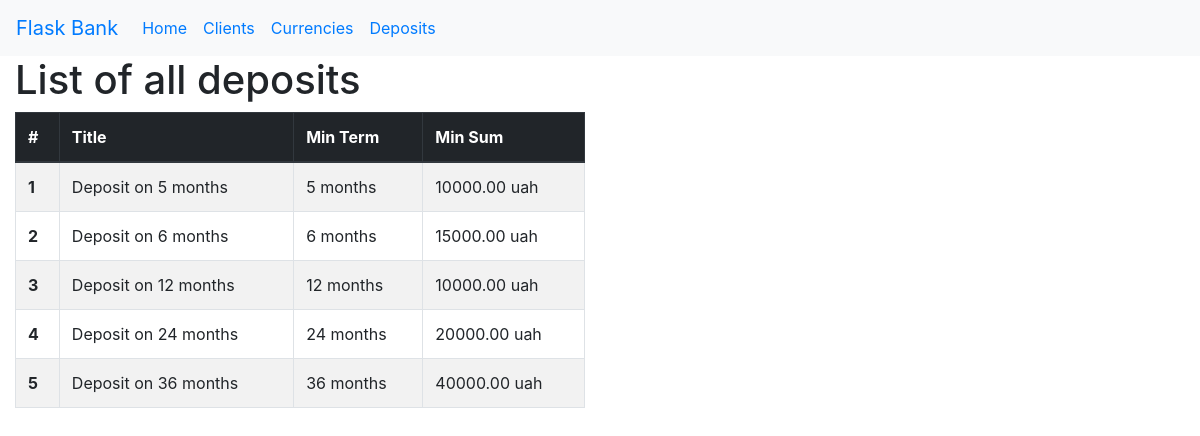
Screenshot of /deposits/list with the database file from the repository.
### myproject/models.py (models this page shows, shortened)
class Deposit(db.Model):
    __tablename__ = 'deposits'
    id = db.Column(db.Integer, primary_key=True)
    name = db.Column(db.Text)
    deposit_min_term = db.Column(db.Integer)
    deposit_min_sum = db.Column(db.Numeric)
    currency_id = db.Column(db.Integer, db.ForeignKey('currencies.id'))
    currency = db.relationship('Currency', backref='deposit', uselist=False)

### myproject/deposits/views.py (the view)
@deposits_blueprint.route('/list')
def deposits_list():
    deposits = Deposit.query.all()
    return render_template('deposits_list.html', deposits=deposits)

### myproject/deposits/templates/deposits/deposits_list.html
{% extends "base.html" %}
{% block content %}
<div class="row">
  <div class="col-12">
    <h1>List of all deposits</h1>
  </div>
</div>
<div class="row">
  <div class="col-6">
    <table class="table table-striped table-bordered">
      <thead class="thead-dark">
        <tr>
          <th scope="col">#</th>
          <th scope="col">Title</th>
          <th scope="col">Min Term</th>
          <th scope="col">Min Sum</th>
        </tr>
      </thead>
      <tbody>
        {% for deposit in deposits  %}
        <tr>
          <th scope="row">{{loop.index}}</th>
          <td>{{deposit.name}}</td>
          <td>{{deposit.deposit_min_term}} months</td>
          <td>{{"{:.2f}".format(deposit.deposit_min_sum)}} uah</td>
        </tr>
        {% endfor %}
      </tbody>
    </table>
  </div>
</div>
{% endblock %}

### rows the page displays
Deposit: name "Deposit on 5 months", deposit_min_term "5", deposit_min_sum "10000.00"
Deposit: name "Deposit on 6 months", deposit_min_term "6", deposit_min_sum "15000.00"
Deposit: name "Deposit on 12 months", deposit_min_term "12", deposit_min_sum "10000.00"
Deposit: name "Deposit on 24 months", deposit_min_term "24", deposit_min_sum "20000.00"
Deposit: name "Deposit on 36 months", deposit_min_term "36", deposit_min_sum "40000.00"
